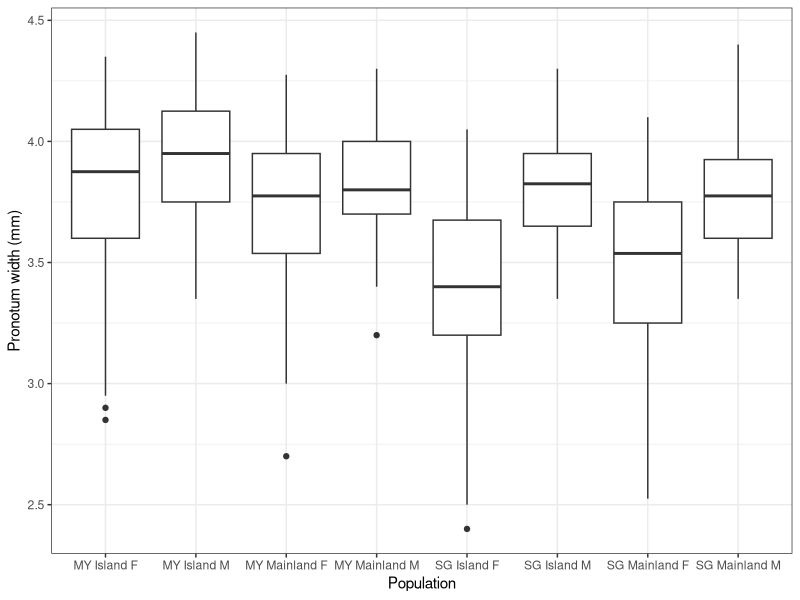

Write R code to recreate this figure. (Note: this script raises an error after producing the figure.)
###Box plot to visualise SSD### 

#load libraries#
library(dplyr)
library(ggplot2)
library(plotrix)

##Load and check data
getwd()
setwd("/Users/kaixin/Beetle_KaiXin_SexualSizeDimorphism")
data <- read.csv("SSDData2020.csv")

#Check Data
head(data)
glimpse(data)
str(data)


#Box Plot, median
ggplot(data, aes(x=Population, y=BodySize), col) + geom_boxplot() + ylab("Pronotum width (mm)") + theme_bw()

#Boxplot, mean and sd
#pch is shape of point
BSmean <- by(data$BodySize, data$Population, mean)
BSsd <- by(data$BodySize, data$Population, sd)
BSn <- summary(data$Population) # Sample sizes
BSSE <- BSsd / sqrt(BSn)
t.crit <- qt(0.95, BSn-1)
int.width <- BSSE * t.crit
library(plotrix)
plotCI(x=1:8, y=BSmean, xaxt="n", uiw=int.width, err='y',xlab="", ylab="Average protonum width (in mm) (mean ± S.E.M.)", pch=0)
axis(1, at=1:8, labels=levels(data$Population), las=1)
title(main="Sexual Size Dimorphism")
